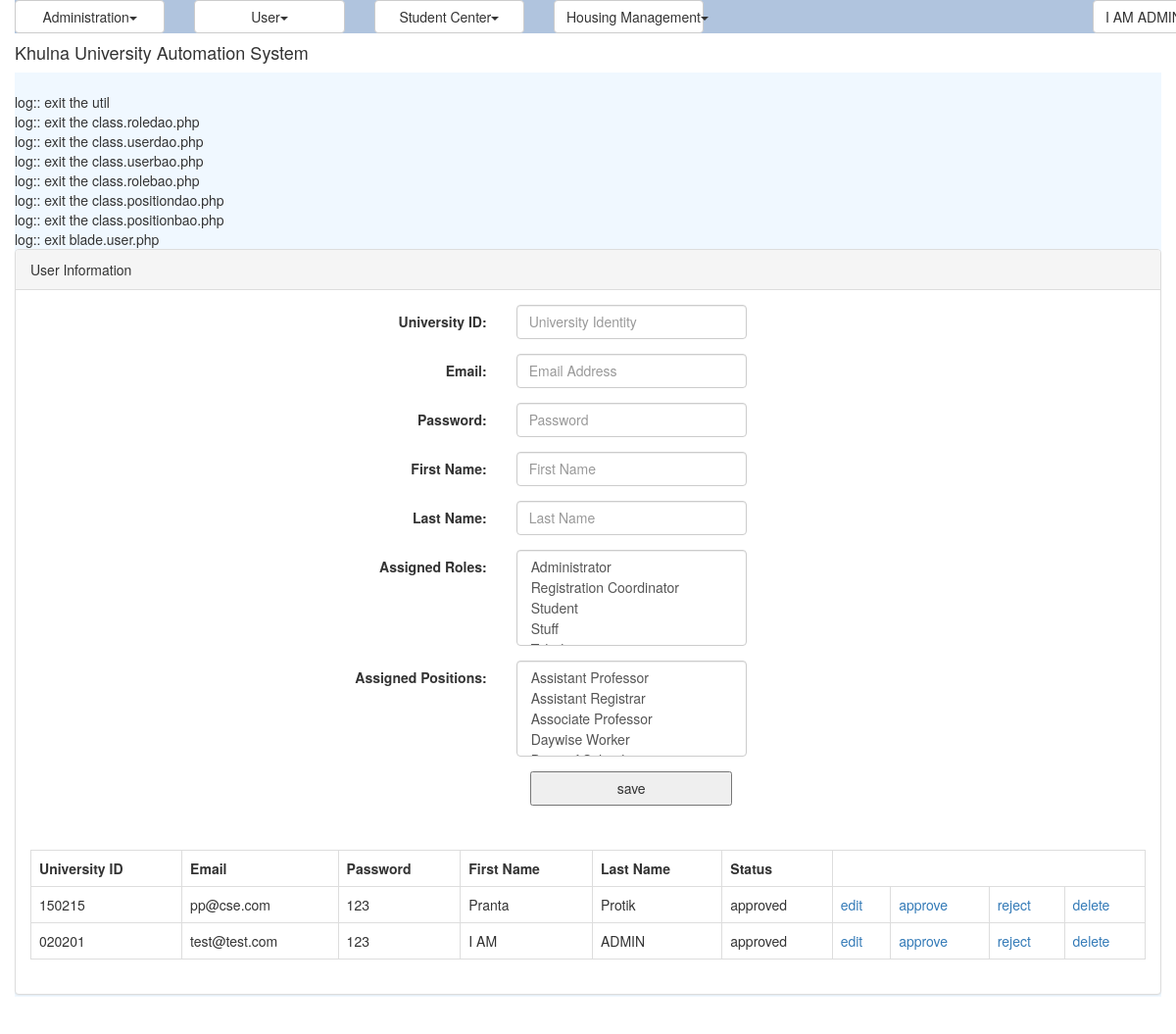
/user.php (signed in), run on an earlier commit of the app's database.
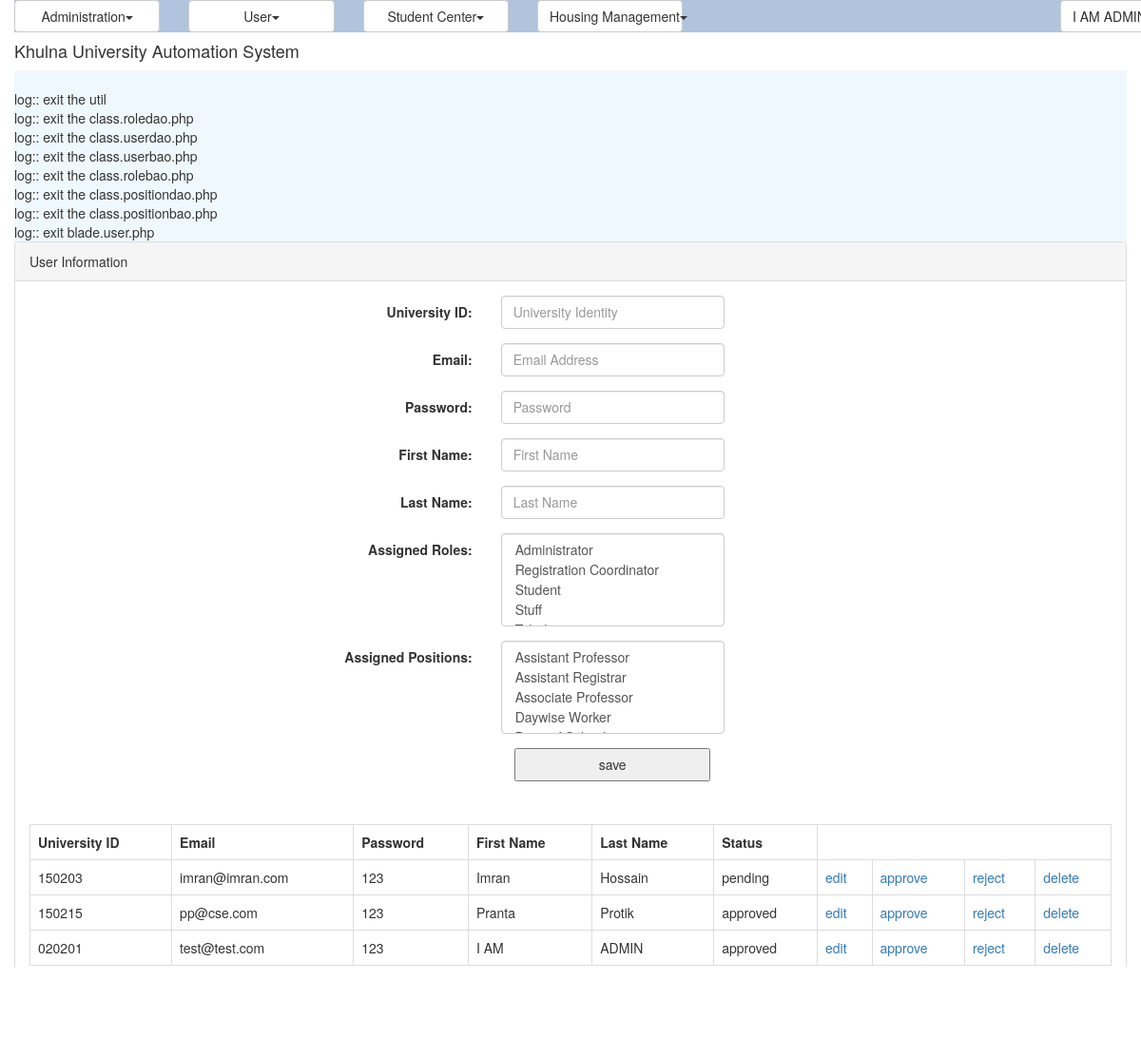
And on a later commit of the database.
### tables this page shows
CREATE TABLE `tbl_user` (
  `ID` varchar(40) NOT NULL,
  `UniversityID` varchar(20) NOT NULL,
  `Email` varchar(50) NOT NULL,
  `Password` varchar(20) NOT NULL,
  `FirstName` varchar(50) NOT NULL,
  `LastName` varchar(50) NOT NULL,
  `Status` varchar(20) DEFAULT NULL,
  `IsLogged` smallint(1) DEFAULT NULL,
  `IsArchived` smallint(1) DEFAULT NULL,
  `IsDeleted` smallint(1) DEFAULT NULL
);

### common/class.common.php (called while the page is built, shortened)
<?php
include_once 'class.common.user.php';
class Result{
    private $_IsSuccess=0;
    private $_ResultObject;
    public function setIsSuccess($IsSuccess){
        $this->_IsSuccess = $IsSuccess;
    }
    public function getIsSuccess(){
        return $this->_IsSuccess;
    }
    public function setResultObject($ResultObject){
        $this->_ResultObject = $ResultObject;
    }
    public function getResultObject(){
        return $this->_ResultObject;
    }
}
?>

### common/class.common.user.php (called while the page is built, shortened)
<?php
class User{
    private $_ID;
    private $_UniversityID;
    private $_Email;
    private $_Password;
    private $_FirstName;
    private $_LastName;
    private $_Status;
    public function setID ( $ID ) {
        $this->_ID = $ID;
    }
    public function getID () {
        return $this->_ID;
    }
    public function setUniversityID ( $UniversityID ) {
        $this->_UniversityID = $UniversityID;
    }
    public function getUniversityID () {
        return $this->_UniversityID;
    }
    public function setEmail ( $Email ) {
        $this->_Email = $Email;
    }
    public function getEmail () {
        return $this->_Email;
    }
    public function setPassword ( $Password ) {
        $this->_Password = $Password;
    }
    public function getPassword () {
        return $this->_Password;
    }
    public function setFirstName( $FirstName ) {
        $this->_FirstName = $FirstName;
    }
    public function getFirstName() {
        return $this->_FirstName;
    }
    public function setLastName( $LastName ) {
        $this->_LastName = $LastName;
    }
    public function getLastName() {
        return $this->_LastName;
    }
    public function setStatus( $Status ) {
        $this->_Status = $Status;
    }
    public function getStatus() {
        return $this->_Status;
    }
}
?>

### modules/user/ui/view.user.php (the view, shortened to what the changed rows need)
<?php
include_once 'blade/view.user.blade.php';
include_once './common/class.common.php';
?>
<div class="panel panel-default">
	<div class="panel-body">
	<table class="table table-bordered">
	<?php
	$Result = $_UserBAO->getAllUsers();
	if($Result->getIsSuccess()){
		$UserList = $Result->getResultObject();
	?>
		<tr>
			<th>University ID</th>
			<th>Email</th>
			<th>Password</th>
			<th>First Name</th>
			<th>Last Name</th>
			<th>Status</th>
		</tr>
		<?php
		for($i = 0; $i < sizeof($UserList); $i++) {
			$User = $UserList[$i];
			?>
		    <tr>
			    <td><?php echo $User->getUniversityID(); ?></td>
			    <td><?php echo $User->getEmail(); ?></td>
			    <td><?php echo $User->getPassword(); ?></td>
			    <td><?php echo $User->getFirstName(); ?></td>
			    <td><?php echo $User->getLastName(); ?></td>
			    <td><?php echo $User->getStatus(); ?></td>
			    <td>
			    <a href="?edit=<?php echo $User->getID(); ?>" onclick="return confirm('sure to edit !'); " >edit</a>
			    </td>
			    <td>
			    <a href="?approve=<?php echo $User->getID(); ?>" onclick="return confirm('sure to approve !'); " >approve</a>
			    </td>
			    <td>
			    <a href="?reject=<?php echo $User->getID(); ?>" onclick="return confirm('sure to reject !'); " >reject</a>
			    </td>
			    <td>
			    <a href="?del=<?php echo $User->getID(); ?>" onclick="return confirm('sure to delete !'); " >delete</a>
			    </td>
		    </tr>
	    <?php
		}
	}
	else{
		echo $Result->getResultObject();
	}
	?>
	</table>
	</div>
</div>

What changed in the data, as far as the page shows it:
added tbl_user: UniversityID "150203", Email "imran@imran.com", Password "123", FirstName "Imran", LastName "Hossain", Status "pending"
